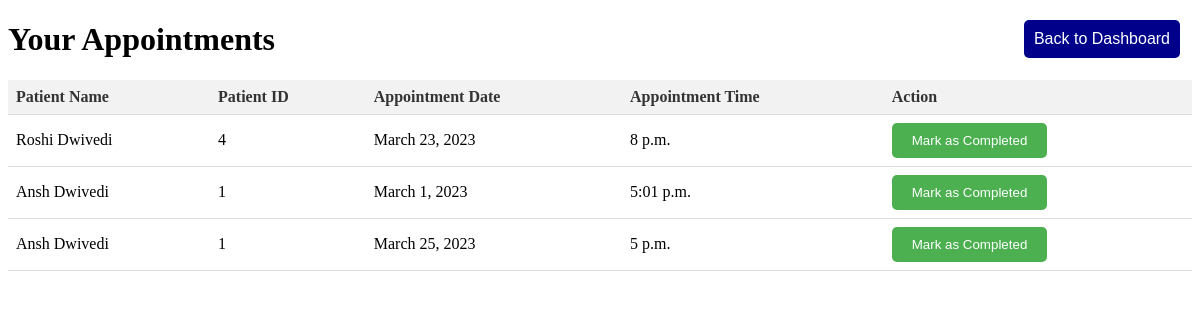
Screenshot of /hospital/view-appointments/ (signed in) with the database file from the repository.
### shared_models/models.py (models this page shows)
class Appointment(models.Model):
    patient = models.ForeignKey(Patient, on_delete=models.CASCADE)
    doctor_name = models.CharField(max_length=100)
    appointment_date = models.DateField()
    appointment_time = models.TimeField()
    patient_name = models.CharField(max_length=255,null=True)

class Patient(models.Model):
    name = models.CharField(max_length=100)
    email = models.EmailField(unique=True)
    password = models.CharField(max_length=100)
    contact_number = models.CharField(max_length=20)
    gender = models.CharField(max_length=10)
    age = models.IntegerField()

### hospital/views.py (the view)
# urls.py: path('view-appointments/', views.view_appointments, name='view_appointments'),
def view_appointments(request):
    doctor_email = request.session.get('doctor')
    if doctor_email is None:
        return redirect('doctor_login')
    doctor = Doctor.objects.get(email=doctor_email)
    doctor_appointments = Appointment.objects.filter(doctor_name=doctor.name)
    context = {'appointments': doctor_appointments}
    return render(request, 'view_appointments.html', context)

### hospital/templates/view_appointments.html (shortened to what this page needs)
<!DOCTYPE html>
<html>
    <head>
    </head>
<body>
    <form method="GET" action="{% url 'doctor_dashboard' %}">
		<button type="submit" class="back-btn">Back to Dashboard</button>
	</form>
    <div class="header">
        <h1>Your Appointments</h1>
    </div>
	<div class="container">
		<table>
            <thead>
                <tr>
                    <th>Patient Name</th>
                    <th>Patient ID</th>
                    <th>Appointment Date</th>
                    <th>Appointment Time</th>
                    <th>Action</th>
                </tr>
            </thead>
            <tbody>
                {% for appointment in appointments %}
                <tr>
                    <td>{{ appointment.patient.name }}</td>
                    <td>{{ appointment.patient.id }}</td>
                    <td>{{ appointment.appointment_date }}</td>
                    <td>{{ appointment.appointment_time }}</td>
                    <td>
                        <form method="POST" action="{% url 'delete_appointment' appointment.id %}">
                            <button type="submit" class="form-btn">Mark as Completed</button>
                        </form>
                    </td>
                </tr>
                {% empty %}
                <tr>
                    <td colspan="4">No appointments found.</td>
                </tr>
                {% endfor %}
            </tbody>
        </table>
	</div>
</body>
</html>

### hospital/templates/view_appointments.html (style rules this page uses)
table { width: 100%; border-collapse: collapse; }
th { background-color: #f2f2f2; color: #333; font-weight: bold; padding: 8px; text-align: left; border-bottom: 1px solid #ddd; }
td { padding: 8px; border-bottom: 1px solid #ddd; }
.back-btn { position: absolute; top: 20px; right: 20px; background-color: darkblue; color: white; border: none; padding: 10px; font-size: 16px; cursor: pointer; border-radius: 5px; }
.form-btn { background-color: #4CAF50; color: white; padding: 10px 20px; border: none; border-radius: 5px; cursor: pointer; }

### rows the page displays
Appointment: patient.name "Roshi Dwivedi", patient.id "4", appointment_date "March 23, 2023", appointment_time "8 p.m."
Appointment: patient.name "Ansh Dwivedi", patient.id "1", appointment_date "March 1, 2023", appointment_time "5:01 p.m."
Appointment: patient.name "Ansh Dwivedi", patient.id "1", appointment_date "March 25, 2023", appointment_time "5 p.m."
